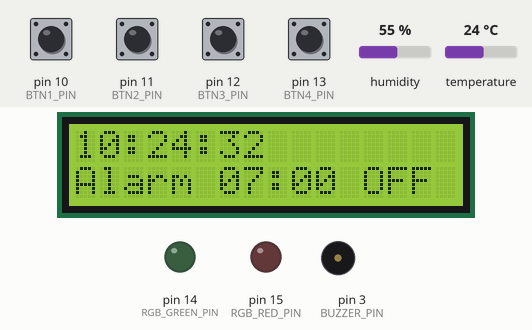
This program was run on a simulated Arduino Uno, built with avr-gcc and run on an emulated ATmega328P. Shown: 16×2 character LCD, output pins drawn as LEDs (lit = HIGH), buzzer (waves = sounding, pin HIGH). The test bench sets the inputs (shaded band); at power-on: pin 10 (BTN1_PIN), pin 11 (BTN2_PIN), pin 12 (BTN3_PIN), pin 13 (BTN4_PIN) HIGH, humidity 55 %, temperature 24 °C. The local clock reads 2024-03-15 10:24:30 at power-on unless the program sets it.

Above: at 2.3 s.
2.4 s: pin 10 (BTN1_PIN) pulled LOW for 0.3 s
At 3.7 s:
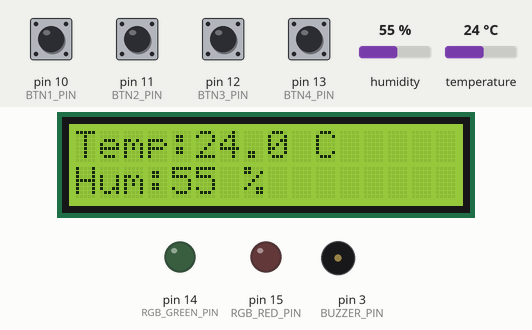
4.2 s: humidity set to 22 %
At 5.5 s:
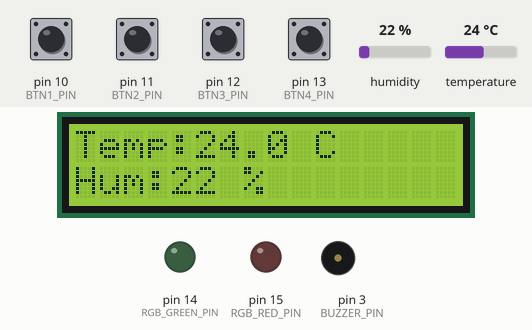
5.8 s: temperature set to 12 °C
At 6.3 s:
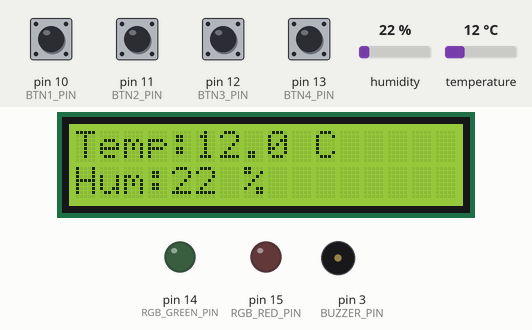
7.3 s: pin 10 (BTN1_PIN) pulled LOW for 1 s
At 8.8 s:
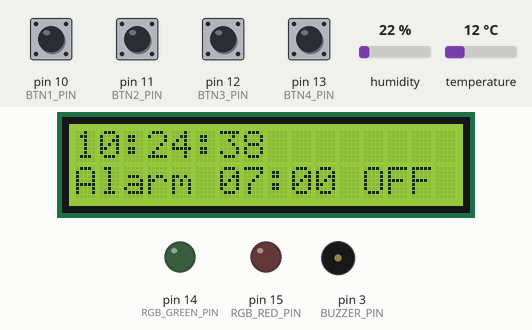
9.8 s: pin 11 (BTN2_PIN) pulled LOW for 0.3 s
At 10.7 s:
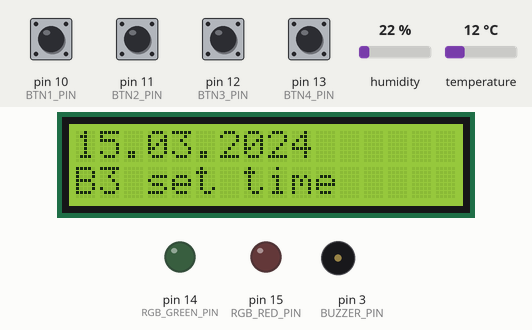
11.6 s: pin 12 (BTN3_PIN) pulled LOW for 1 s
At 13.3 s:
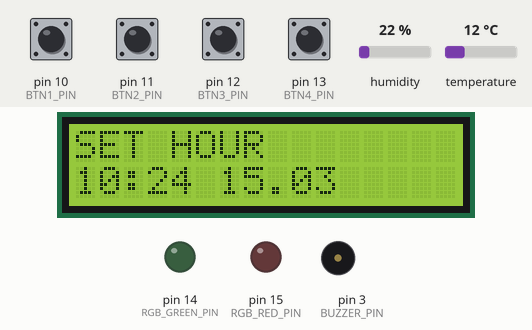
Timing chart, 0 to 14.8 s (numbered marks = the images above; inputs shaded):
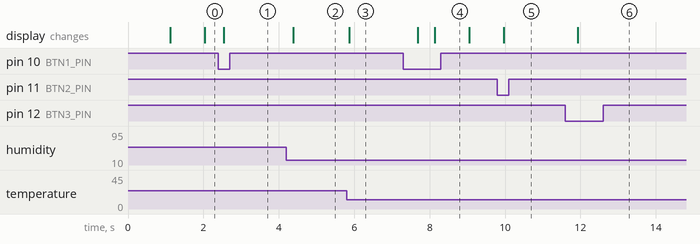

Measured:
- after the input at 2.4 s, the display: changes after 0.13 s (image 1)
- after the input at 4.2 s, the display: changes after 0.19 s (image 2)
- after the input at 5.8 s, the display: changes after 0.07 s (image 3)
- after the input at 7.3 s, the display: first changes after 0.38 s (image 4 shows a later state)
- after the input at 9.8 s, the display: changes after 0.17 s (image 5)
- after the input at 11.6 s, the display: changes after 0.33 s (image 6)

The program:

main.cpp
```cpp
#include <Arduino.h>

#include "context.h"
#include "screens.h"


int main() {
    struct context context = {};
    enum screen screen = INIT_SCR;

    for (;;) {
        switch (screen) {
            case INIT_SCR:
                screen = init_screen(&context);
                break;

            case CLOCK_SCR:
                screen = clock_screen(&context);
                break;

            case SHOW_ENV_SCR:
                screen = show_env_screen(&context);
                break;

            case SHOW_DATE_SCR:
                screen = show_date_screen(&context);
                break;

            case FACTORY_RESET_SCR:
                screen = factory_reset_screen(&context);
                break;

            case ALARM_SCR:
                screen = alarm_screen(&context);
                break;
        }
    }
}
```

context.h
```cpp
#ifndef CONTEXT_H
#define CONTEXT_H

#include <Arduino.h>

/**
 * Alarm Clock context.
 *
 * This struct stores values that change while the program is running.
 * The same context is passed to screens instead of using global variables.
 */
struct context {
    bool last_buttons[4];

    byte edit_field;
    byte edit_hour;
    byte edit_minute;
    byte edit_day;
    byte edit_month;
    int edit_year;
    bool edit_loaded;

    byte alarm_hour;
    byte alarm_minute;
    byte alarm_edit_field;
    bool alarm_enabled;
    bool alarm_ringing;
    bool snooze_enabled;
    byte snooze_hour;
    byte snooze_minute;
    int last_alarm_key;
};

#endif // CONTEXT_H
```

rtc_wrapper.h
```cpp
#ifndef _CLOCK_H
#define _CLOCK_H

#include <Arduino.h>


struct dt {
    byte day;
    byte month;
    int year;
    byte hours;
    byte minutes;
    byte seconds;
};


/**
 * Initialize clock (RTC) module
 *
 */
void clock_init();


/**
 * Sets date on RTC
 */
void set_date(const byte day, const byte month, const int year);


/**
 * Sets time on RTC
 *
 * @param hours
 * @param minutes
 * @param seconds
 */
void set_time(const byte hours, const byte minutes, const byte seconds);


/**
 * Sets date and time on RTC
 *
 * @param day
 * @param month
 * @param year
 * @param hours
 * @param minutes
 * @param seconds
 */
void set_datetime(const byte day, const byte month, const int year, const byte hours, const byte minutes, const byte seconds);


/**
 * Gets day from RTC
 */
byte get_day();


/**
 * Gets month from RTC
 */
byte get_month();


/**
 * Gets year from RTC
 */
int get_year();


/**
 * Gets hour from RTC
 *
 * @return byte
 */
byte get_hours();


/**
 * Gets minute from RTC
 */
byte get_minutes();


/**
 * Gets second from RTC
 */
byte get_seconds();


/**
 * @brief
 *
 * @return struct dt
 */
struct dt now();


/**
 * Formats current time as HH:MM:SS.
 */
void format_time_line(char *line, int line_size);


/**
 * Formats current date as DD.MM.YYYY.
 */
void format_date_line(char *line, int line_size);

#endif
```

screens.h
```cpp
/**
 * List of available screens / states.
 *
 * Feel free to extend the list with additional screens, if you decide to implement additional features.
 */
enum screen {
    INIT_SCR,
    ALARM_SCR,
    CLOCK_SCR,
    FACTORY_RESET_SCR,
    SHOW_DATE_SCR,
    SHOW_ENV_SCR
};


/**
 * Individual implementation of screens.
 */
enum screen init_screen(struct context *ctx);
enum screen clock_screen(struct context *ctx);
enum screen factory_reset_screen(struct context *ctx);
enum screen alarm_screen(struct context *ctx);
enum screen show_date_screen(struct context *ctx);
enum screen show_env_screen(struct context *ctx);
```

sensors.h
```cpp
/**
 * Sensors initialization.
 */
void sensors_init();


/**
 * Get the temperature
 *
 * @return The temperature in °C.
 */
float get_temperature();


/**
 * Get the humidity
 *
 * @return Value of humidity as integer in the range from 0 (dry) to 100 (wet).
 */
int get_humidity();


/**
 * Formats temperature and humidity for LCD.
 */
void format_environment_lines(char *line1, int line1_size, char *line2, int line2_size);
```

rtc_wrapper.cpp
```cpp
#include <Arduino.h>
#include <ThreeWire.h>
#include <RtcDS1302.h>

#include "rtc_wrapper.h"
#include "config.h"

ThreeWire myWire(RTC_DAT_PIN, RTC_CLK_PIN, RTC_RST_PIN);
RtcDS1302<ThreeWire> rtc(myWire);

void clock_init() {
    rtc.Begin();

    if (rtc.GetIsWriteProtected()) {
        rtc.SetIsWriteProtected(false);
    }

    if (!rtc.GetIsRunning()) {
        rtc.SetIsRunning(true);
    }

    if (!rtc.IsDateTimeValid()) {
        rtc.SetDateTime(RtcDateTime(__DATE__, __TIME__));
    }
}

byte get_day() {
    RtcDateTime dt = rtc.GetDateTime();
    return dt.Day();
}

byte get_month() {
    RtcDateTime dt = rtc.GetDateTime();
    return dt.Month();
}

int get_year() {
    RtcDateTime dt = rtc.GetDateTime();
    return dt.Year();
}

byte get_hours() {
    RtcDateTime dt = rtc.GetDateTime();
    return dt.Hour();
}

byte get_minutes() {
    RtcDateTime dt = rtc.GetDateTime();
    return dt.Minute();
}

byte get_seconds() {
    RtcDateTime dt = rtc.GetDateTime();
    return dt.Second();
}

struct dt now() {
    RtcDateTime current = rtc.GetDateTime();

    struct dt result;
    result.day = current.Day();
    result.month = current.Month();
    result.year = current.Year();
    result.hours = current.Hour();
    result.minutes = current.Minute();
    result.seconds = current.Second();

    return result;
}

void set_date(const byte day, const byte month, const int year) {
    RtcDateTime current = rtc.GetDateTime();
    rtc.SetDateTime(RtcDateTime(year, month, day, current.Hour(), current.Minute(), current.Second()));
}

void set_time(const byte hours, const byte minutes, const byte seconds) {
    RtcDateTime current = rtc.GetDateTime();
    rtc.SetDateTime(RtcDateTime(current.Year(), current.Month(), current.Day(), hours, minutes, seconds));
}

void set_datetime(const byte day, const byte month, const int year, const byte hours, const byte minutes, const byte seconds) {
    rtc.SetDateTime(RtcDateTime(year, month, day, hours, minutes, seconds));
}

void format_time_line(char *line, int line_size) {
    struct dt t = now();
    snprintf(line, line_size, "%02u:%02u:%02u", t.hours, t.minutes, t.seconds);
}

void format_date_line(char *line, int line_size) {
    struct dt t = now();
    snprintf(line, line_size, "%02u.%02u.%04u", t.day, t.month, t.year);
}
```

alarm.cpp
```cpp
#include <Arduino.h>
#include <EEPROM.h>

#include "config.h"
#include "context.h"
#include "rtc_wrapper.h"
#include "screens.h"
#include "lcd_wrapper.h"

#define EEPROM_MAGIC_ADDR 0
#define EEPROM_HOUR_ADDR 1
#define EEPROM_MINUTE_ADDR 2
#define EEPROM_ENABLED_ADDR 3
#define EEPROM_MAGIC 42
#define SNOOZE_MINUTES 5

void alarm_init(struct context *ctx) {
    if (EEPROM.read(EEPROM_MAGIC_ADDR) == EEPROM_MAGIC) {
        ctx->alarm_hour = EEPROM.read(EEPROM_HOUR_ADDR);
        ctx->alarm_minute = EEPROM.read(EEPROM_MINUTE_ADDR);
        ctx->alarm_enabled = EEPROM.read(EEPROM_ENABLED_ADDR) == 1;
    }

    if (ctx->alarm_hour > 23) ctx->alarm_hour = 7;
    if (ctx->alarm_minute > 59) ctx->alarm_minute = 0;
}

void alarm_update_status_led(struct context *ctx) {
    if (ctx->alarm_ringing) {
        digitalWrite(RGB_GREEN_PIN, LOW);
        digitalWrite(RGB_RED_PIN, HIGH);
    } else {
        digitalWrite(RGB_GREEN_PIN, ctx->alarm_enabled ? HIGH : LOW);
        digitalWrite(RGB_RED_PIN, LOW);
    }
}

void alarm_check(struct context *ctx) {
    if (ctx->alarm_ringing) {
        return;
    }

    struct dt t = now();
    int alarm_key = t.day * 1440 + t.hours * 60 + t.minutes;

    if (ctx->snooze_enabled) {
        if (t.hours == ctx->snooze_hour && t.minutes == ctx->snooze_minute && alarm_key != ctx->last_alarm_key) {
            ctx->snooze_enabled = false;
            ctx->last_alarm_key = alarm_key;
            ctx->alarm_ringing = true;
            tone(BUZZER_PIN, 1000);
        }
        return;
    }

    if (!ctx->alarm_enabled) {
        return;
    }

    if (t.hours == ctx->alarm_hour && t.minutes == ctx->alarm_minute && alarm_key != ctx->last_alarm_key) {
        ctx->last_alarm_key = alarm_key;
        ctx->alarm_ringing = true;
        tone(BUZZER_PIN, 1000);
    }
}

enum screen alarm_screen(struct context *ctx) {
    byte pins[4] = {BTN1_PIN, BTN2_PIN, BTN3_PIN, BTN4_PIN};
    byte button = 255;

    for (byte i = 0; i < 4; i++) {
        bool current = digitalRead(pins[i]) == LOW;
        if (current && !ctx->last_buttons[i]) button = i;
        ctx->last_buttons[i] = current;
    }

    if (ctx->alarm_ringing) {
        if (button == 1) {
            struct dt t = now();
            int snooze_time = t.hours * 60 + t.minutes + SNOOZE_MINUTES;

            ctx->snooze_hour = (snooze_time / 60) % 24;
            ctx->snooze_minute = snooze_time % 60;
            ctx->snooze_enabled = true;
            ctx->alarm_ringing = false;
            ctx->last_alarm_key = -1;
            noTone(BUZZER_PIN);

            lcd_print_two_lines("SNOOZE", "wait 5 min");
            delay(1000);
            return CLOCK_SCR;
        }

        if (button == 0 || button == 2 || button == 3) {
            ctx->alarm_ringing = false;
            ctx->snooze_enabled = false;
            noTone(BUZZER_PIN);
            return CLOCK_SCR;
        }

        alarm_update_status_led(ctx);
        lcd_print_two_lines("ALARM!", "B1 off B2 +5");
        delay(150);
        return ALARM_SCR;
    }

    alarm_check(ctx);
    alarm_update_status_led(ctx);
    if (ctx->alarm_ringing) return ALARM_SCR;

    if (button == 0) {
        ctx->alarm_edit_field = 0;
        return CLOCK_SCR;
    }
    if (button == 1) ctx->alarm_edit_field = (ctx->alarm_edit_field + 1) % 3;

    if (button == 2 || button == 3) {
        int delta = button == 2 ? 1 : -1;

        if (ctx->alarm_edit_field == 0) ctx->alarm_hour = (ctx->alarm_hour + 24 + delta) % 24;
        if (ctx->alarm_edit_field == 1) ctx->alarm_minute = (ctx->alarm_minute + 60 + delta) % 60;
        if (ctx->alarm_edit_field == 2) ctx->alarm_enabled = !ctx->alarm_enabled;

        EEPROM.update(EEPROM_MAGIC_ADDR, EEPROM_MAGIC);
        EEPROM.update(EEPROM_HOUR_ADDR, ctx->alarm_hour);
        EEPROM.update(EEPROM_MINUTE_ADDR, ctx->alarm_minute);
        EEPROM.update(EEPROM_ENABLED_ADDR, ctx->alarm_enabled ? 1 : 0);
    }

    char line1[17];
    char line2[17];

    if (ctx->alarm_edit_field == 2) {
        snprintf(line1, sizeof(line1), "ALARM %s", ctx->alarm_enabled ? "ON" : "OFF");
    } else {
        snprintf(line1, sizeof(line1), "SET ALARM %s", ctx->alarm_edit_field == 0 ? "HOUR" : "MIN");
    }
    snprintf(line2, sizeof(line2), "%02u:%02u", ctx->alarm_hour, ctx->alarm_minute);

    lcd_print_two_lines(line1, line2);
    delay(150);
    return ALARM_SCR;
}
```

clock.cpp
```cpp
#include <Arduino.h>

#include "config.h"
#include "context.h"
#include "rtc_wrapper.h"
#include "screens.h"
#include "lcd_wrapper.h"
#include "sensors.h"

void alarm_check(struct context *ctx);
void alarm_update_status_led(struct context *ctx);

enum screen clock_screen(struct context *ctx) {
    byte pins[4] = {BTN1_PIN, BTN2_PIN, BTN3_PIN, BTN4_PIN};
    byte button = 255;

    alarm_check(ctx);
    alarm_update_status_led(ctx);
    if (ctx->alarm_ringing) return ALARM_SCR;

    for (byte i = 0; i < 4; i++) {
        bool current = digitalRead(pins[i]) == LOW;
        if (current && !ctx->last_buttons[i]) button = i;
        ctx->last_buttons[i] = current;
    }

    if (button == 0) return SHOW_ENV_SCR;
    if (button == 1) return SHOW_DATE_SCR;
    if (button == 2) {
        ctx->edit_loaded = false;
        return FACTORY_RESET_SCR;
    }
    if (button == 3) {
        ctx->alarm_edit_field = 0;
        return ALARM_SCR;
    }

    char line1[17];
    char line2[17];

    format_time_line(line1, sizeof(line1));
    snprintf(line2, sizeof(line2), "Alarm %02u:%02u %s",
             ctx->alarm_hour, ctx->alarm_minute, ctx->alarm_enabled ? "ON" : "OFF");

    lcd_print_two_lines(line1, line2);
    delay(200);
    return CLOCK_SCR;
}

enum screen show_env_screen(struct context *ctx) {
    byte pins[4] = {BTN1_PIN, BTN2_PIN, BTN3_PIN, BTN4_PIN};
    byte button = 255;

    alarm_check(ctx);
    alarm_update_status_led(ctx);
    if (ctx->alarm_ringing) return ALARM_SCR;

    for (byte i = 0; i < 4; i++) {
        bool current = digitalRead(pins[i]) == LOW;
        if (current && !ctx->last_buttons[i]) button = i;
        ctx->last_buttons[i] = current;
    }

    if (button == 0) return CLOCK_SCR;

    char line1[17];
    char line2[17];

    format_environment_lines(line1, sizeof(line1), line2, sizeof(line2));

    lcd_print_two_lines(line1, line2);
    delay(300);
    return SHOW_ENV_SCR;
}

enum screen show_date_screen(struct context *ctx) {
    byte pins[4] = {BTN1_PIN, BTN2_PIN, BTN3_PIN, BTN4_PIN};
    byte button = 255;

    alarm_check(ctx);
    alarm_update_status_led(ctx);
    if (ctx->alarm_ringing) return ALARM_SCR;

    for (byte i = 0; i < 4; i++) {
        bool current = digitalRead(pins[i]) == LOW;
        if (current && !ctx->last_buttons[i]) button = i;
        ctx->last_buttons[i] = current;
    }

    if (button == 0) return CLOCK_SCR;
    if (button == 2) {
        ctx->edit_loaded = false;
        return FACTORY_RESET_SCR;
    }

    char line1[17];

    format_date_line(line1, sizeof(line1));
    lcd_print_two_lines(line1, "B3 set time");
    delay(300);
    return SHOW_DATE_SCR;
}

enum screen factory_reset_screen(struct context *ctx) {
    byte pins[4] = {BTN1_PIN, BTN2_PIN, BTN3_PIN, BTN4_PIN};
    byte button = 255;

    alarm_check(ctx);
    alarm_update_status_led(ctx);
    if (ctx->alarm_ringing) return ALARM_SCR;

    for (byte i = 0; i < 4; i++) {
        bool current = digitalRead(pins[i]) == LOW;
        if (current && !ctx->last_buttons[i]) button = i;
        ctx->last_buttons[i] = current;
    }

    if (!ctx->edit_loaded) {
        struct dt t = now();
        ctx->edit_hour = t.hours;
        ctx->edit_minute = t.minutes;
        ctx->edit_day = t.day;
        ctx->edit_month = t.month;
        ctx->edit_year = t.year;
        ctx->edit_field = 0;
        ctx->edit_loaded = true;
    }

    if (button == 0) {
        ctx->edit_loaded = false;
        return CLOCK_SCR;
    }
    if (button == 1) ctx->edit_field = (ctx->edit_field + 1) % 5;

    if (button == 2 || button == 3) {
        int delta = button == 2 ? 1 : -1;

        if (ctx->edit_field == 0) ctx->edit_hour = (ctx->edit_hour + 24 + delta) % 24;
        if (ctx->edit_field == 1) ctx->edit_minute = (ctx->edit_minute + 60 + delta) % 60;
        if (ctx->edit_field == 2) ctx->edit_day = constrain(ctx->edit_day + delta, 1, 31);
        if (ctx->edit_field == 3) ctx->edit_month = constrain(ctx->edit_month + delta, 1, 12);
        if (ctx->edit_field == 4) ctx->edit_year = constrain(ctx->edit_year + delta, 2024, 2099);

        set_datetime(ctx->edit_day, ctx->edit_month, ctx->edit_year, ctx->edit_hour, ctx->edit_minute, 0);
    }

    char line1[17];
    char line2[17];
    const char *field = "HOUR";

    if (ctx->edit_field == 1) field = "MIN";
    if (ctx->edit_field == 2) field = "DAY";
    if (ctx->edit_field == 3) field = "MONTH";
    if (ctx->edit_field == 4) field = "YEAR";

    snprintf(line1, sizeof(line1), "SET %s", field);
    snprintf(line2, sizeof(line2), "%02u:%02u %02u.%02u",
             ctx->edit_hour, ctx->edit_minute, ctx->edit_day, ctx->edit_month);

    lcd_print_two_lines(line1, line2);
    delay(150);
    return FACTORY_RESET_SCR;
}
```

init.cpp
```cpp
#include <Arduino.h>

#include "config.h"
#include "context.h"
#include "lcd_wrapper.h"
#include "rtc_wrapper.h"
#include "screens.h"
#include "sensors.h"

void alarm_init(struct context *ctx);
void alarm_update_status_led(struct context *ctx);

enum screen init_screen(struct context *ctx) {
    init();
    Serial.begin(BAUD_RATE);

    for (byte i = 0; i < 4; i++) {
        ctx->last_buttons[i] = false;
    }

    ctx->edit_field = 0;
    ctx->edit_hour = 0;
    ctx->edit_minute = 0;
    ctx->edit_day = 1;
    ctx->edit_month = 1;
    ctx->edit_year = 2026;
    ctx->edit_loaded = false;

    ctx->alarm_hour = 7;
    ctx->alarm_minute = 0;
    ctx->alarm_edit_field = 0;
    ctx->alarm_enabled = false;
    ctx->alarm_ringing = false;
    ctx->snooze_enabled = false;
    ctx->snooze_hour = 0;
    ctx->snooze_minute = 0;
    ctx->last_alarm_key = -1;

    pinMode(BTN1_PIN, INPUT_PULLUP);
    pinMode(BTN2_PIN, INPUT_PULLUP);
    pinMode(BTN3_PIN, INPUT_PULLUP);
    pinMode(BTN4_PIN, INPUT_PULLUP);
    pinMode(BUZZER_PIN, OUTPUT);
    pinMode(RGB_GREEN_PIN, OUTPUT);
    pinMode(RGB_RED_PIN, OUTPUT);

    lcd_init();
    clock_init();
    sensors_init();
    alarm_init(ctx);
    alarm_update_status_led(ctx);

    lcd_clear();
    lcd_print_at(0, 0, (char *)"Alarm clock");
    lcd_print_at(1, 0, (char *)"ready");
    delay(1000);

    return CLOCK_SCR;
}
```

sensors.cpp
```cpp
#include <Arduino.h>
#include <DHT.h>

#include "config.h"
#include "sensors.h"

void sensors_init() {
    // DHT is created while reading, so this module does not need a global variable.
}

float get_temperature() {
    DHT dht(DHT_PIN, DHT11);
    dht.begin();

    float value = dht.readTemperature();
    if (isnan(value)) {
        return 0;
    }
    return value;
}

int get_humidity() {
    DHT dht(DHT_PIN, DHT11);
    dht.begin();

    float value = dht.readHumidity();
    if (isnan(value)) {
        return 0;
    }
    return (int)value;
}

void format_environment_lines(char *line1, int line1_size, char *line2, int line2_size) {
    char temp_text[8];

    dtostrf(get_temperature(), 4, 1, temp_text);
    snprintf(line1, line1_size, "Temp:%s C", temp_text);
    snprintf(line2, line2_size, "Hum:%d %%", get_humidity());
}
```

lcd_wrapper.cpp
```cpp
#include <Arduino.h>
#include <Wire.h>
#include <I2C_LCD.h>

#include "lcd_wrapper.h"
#include "config.h"

I2C_LCD lcd(LCD_I2C_ADDRESS);

void lcd_init() {
    Wire.begin();
    lcd.begin(LCD_COLS, LCD_ROWS);
    lcd.backlight();
    lcd.clear();
}

void lcd_clear() {
    lcd.clear();
}

void lcd_set_cursor(int y, int x) {
    lcd.setCursor(x, y);
}

void lcd_print(char* text) {
    lcd.print(text);
}

void lcd_print_at(int y, int x, char* text) {
    lcd_set_cursor(y, x);
    lcd_print(text);
}

void lcd_backlight(bool state) {
    lcd.setBacklight(state);
}

void lcd_print_two_lines(const char *line1, const char *line2) {
    lcd_clear();
    lcd_print_at(0, 0, (char *)line1);
    lcd_print_at(1, 0, (char *)line2);
}
```

Source omitted: config.h (1071 bytes), lcd_wrapper.h (1460 bytes)
